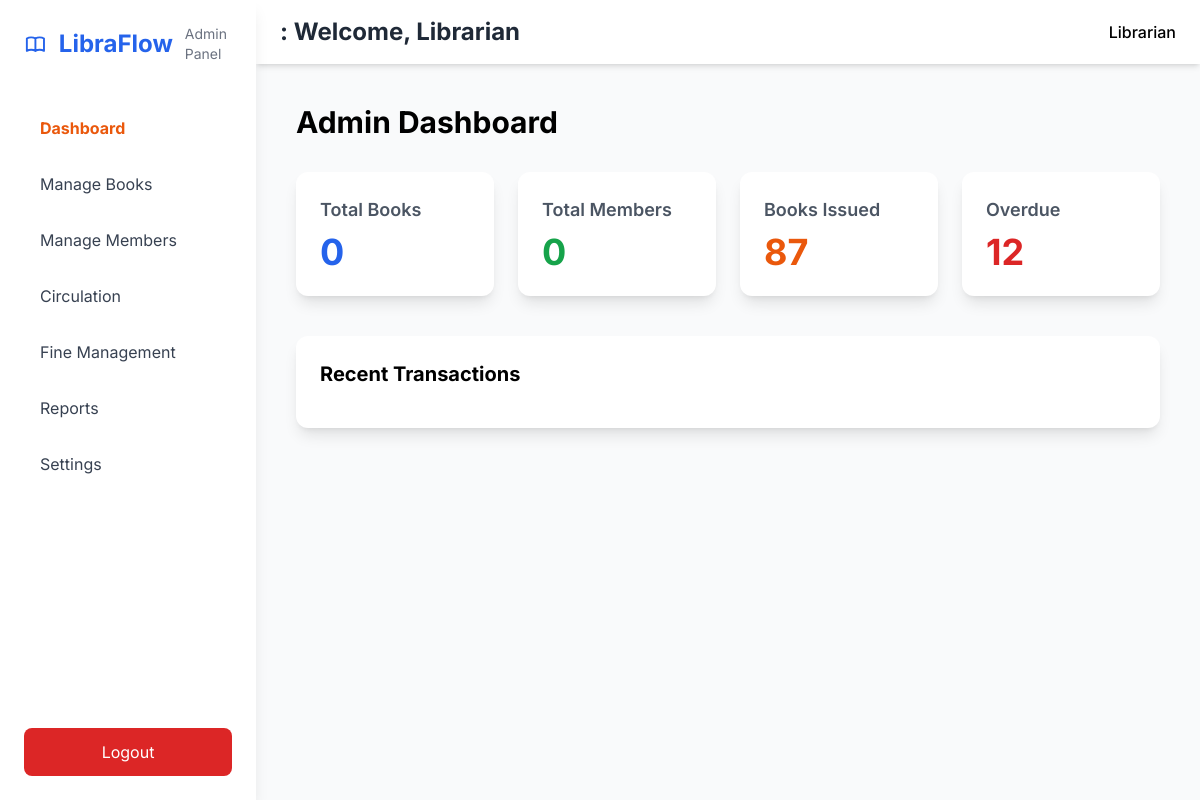
Before: /dash/ (signed in) with the older database file.
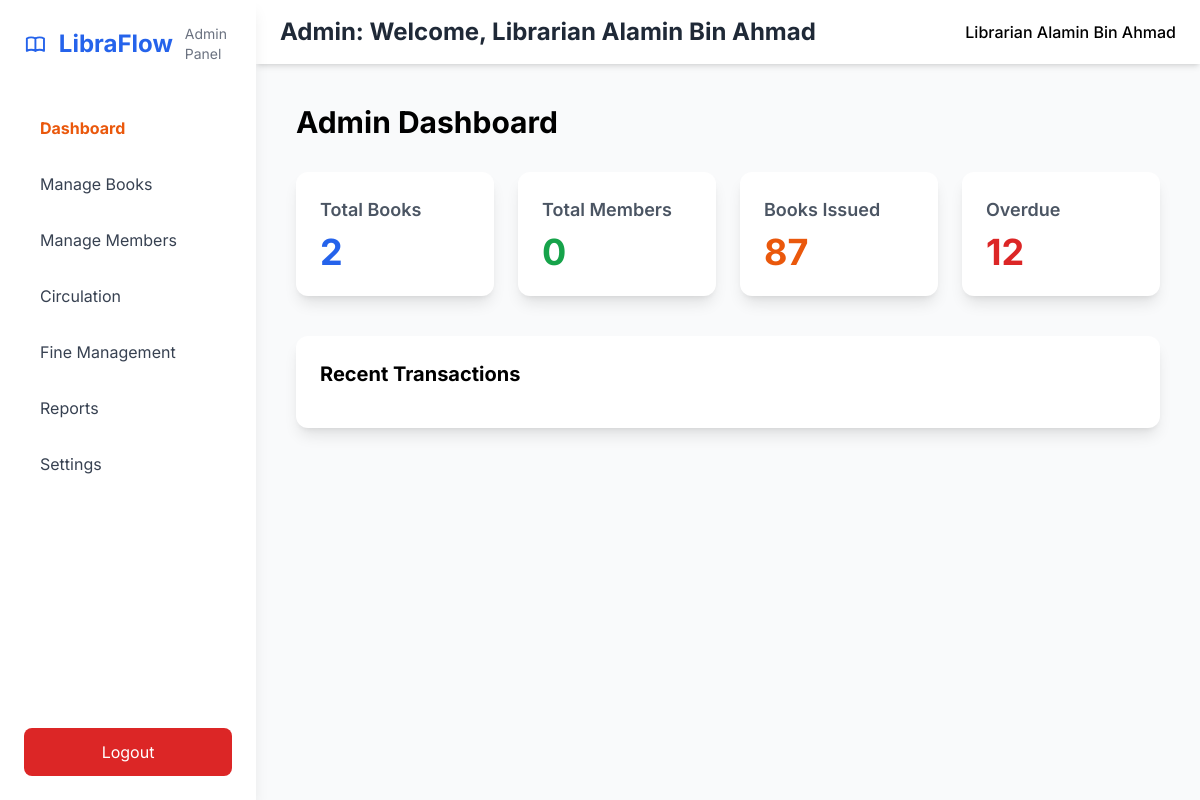
After: the same page with the newer database file.
### LYMSApp/models.py (models this page shows)
class Profile(models.Model):
    user = models.ForeignKey(AuthModel, on_delete=models.CASCADE)
    full_name = models.CharField(max_length=20)
    home_address = models.TextField()

class AuthModel(AbstractUser):
    username = None
    email = models.EmailField(unique=True)
    phone_number = models.CharField(max_length=20, blank=True)
    role = models.CharField(max_length=20)
    USERNAME_FIELD = "email"
    REQUIRED_FIELDS = []

### LYMSApp/views.py (the view)
# urls.py: path("dash/", views.admin_dash, name="dash"),
@login_required(login_url='/login/')
def admin_dash(request):
    current_user = models.Profile.objects.filter(user=request.user).first()
    total_books = models.Books.objects.all().count()
    total_books_formatted = f"{total_books:,}"
    total_members = models.AuthModel.objects.filter(role="member").count()
    total_members_formatted = f"{total_members:,}"
    context = {
        "current_user": current_user,
        "total_books": total_books_formatted,
        "total_members": total_members_formatted
    }
    return render(request, "Theadmin/dash.html", context)

### templates/Theadmin/dash.html (shortened to what this page needs)
{% extends "Theadmin/base.html" %}
{% block content %}
<h3 class="text-3xl font-bold mb-8">Admin Dashboard</h3>
<div class="grid grid-cols-1 md:grid-cols-4 gap-6 mb-10">
    <div class="bg-white p-6 rounded-xl shadow-lg"><h4 class="text-lg font-semibold text-gray-600">Total Books</h4><p class="text-4xl font-bold text-blue-600 mt-2">{{total_books}}</p></div>
    <div class="bg-white p-6 rounded-xl shadow-lg"><h4 class="text-lg font-semibold text-gray-600">Total Members</h4><p class="text-4xl font-bold text-green-600 mt-2">{{total_members}}</p></div>
    <div class="bg-white p-6 rounded-xl shadow-lg"><h4 class="text-lg font-semibold text-gray-600">Books Issued</h4><p class="text-4xl font-bold text-orange-600 mt-2">87</p></div>
    <div class="bg-white p-6 rounded-xl shadow-lg"><h4 class="text-lg font-semibold text-gray-600">Overdue</h4><p class="text-4xl font-bold text-red-600 mt-2">12</p></div>
</div>
<div class="bg-white rounded-xl shadow-lg p-6"><h4 class="text-xl font-bold mb-4">Recent Transactions</h4>
</div>
{% endblock content %}

### templates/Theadmin/base.html (shortened to what this page needs)
{% load static %}
<!DOCTYPE html>
<html lang="en">
<head>
  <script src="https://cdn.tailwindcss.com"></script>
  <link rel="stylesheet" href="{% static 'css/toast.css' %}">
</head>
<body class="bg-gray-50">
  <div class="min-h-screen flex">
    <aside id="sidebar" class="fixed inset-y-0 left-0 z-40 w-64 bg-white shadow-lg transform -translate-x-full md:translate-x-0 transition-transform duration-300">
      <div class="p-6">
        <div class="flex items-center space-x-3 mb-10">
          <h1 class="text-2xl font-bold text-blue-600">LibraFlow</h1>
          <span class="text-sm text-gray-500 block">Admin Panel</span>
        </div>
        <nav class="space-y-2">
          <a href="/dash/" class="block px-4 py-3 rounded-lg hover:bg-blue-50 text-gray-700 {% if request.path == '/dash/' %}font-bold text-orange-600{% endif %}">Dashboard</a>
          <a href="/manage-books/" class="block px-4 py-3 rounded-lg hover:bg-blue-50 text-gray-700 {% if request.path == '/manage-books/' %}font-bold text-orange-600{% endif %}">Manage Books</a>
          <a href="/manage-members/" class="block px-4 py-3 rounded-lg hover:bg-blue-50 text-gray-700 {% if request.path == '/manage-members/' %}font-bold text-orange-600{% endif %}">Manage Members</a>
          <a href="/circulation/" class="block px-4 py-3 rounded-lg hover:bg-blue-50 text-gray-700 {% if request.path == '/circulation/' %}font-bold text-orange-600{% endif %}">Circulation</a>
          <a href="/fines/" class="block px-4 py-3 rounded-lg hover:bg-blue-50 text-gray-700 {% if request.path == '/fines/' %}font-bold text-orange-600{% endif %}">Fine Management</a>
          <a href="/reports/" class="block px-4 py-3 rounded-lg hover:bg-blue-50 text-gray-700 {% if request.path == '/reports/' %}font-bold text-orange-600{% endif %}">Reports</a>
          <a href="/settings/" class="block px-4 py-3 rounded-lg hover:bg-blue-50 text-gray-700 {% if request.path == '/settings/' %}font-bold text-orange-600{% endif %}">Settings</a>
        </nav>
      </div>
      <div class="absolute bottom-0 w-full p-6">
        <a href="/logout/" class="block px-4 py-3 bg-red-600 text-white rounded-lg text-center hover:bg-red-700 transition">Logout</a>
      </div>
    </aside>
    <div class="flex-1 md:ml-64">
      <header class="bg-white shadow-md px-6 py-4 flex justify-between items-center">
        <h2 class="text-2xl font-bold text-gray-800">{{current_user.user.role|capfirst}}: Welcome, Librarian {{current_user.full_name}}</h2>
        <div class="flex items-center space-x-4">
          <span class="hidden md:block font-medium">Librarian {{current_user.full_name}}</span>
        </div>
      </header>
      <main class="p-6 md:p-10">
        {% block content %}{% endblock content %}
      </main>
    </div>
  </div>
</body>
</html>

### templates/Theadmin/base.html (style rules this page uses)
body { font-family: 'Inter', sans-serif; }

Changed rows visible on the page:
added Profile: user.role "Admin", full_name "Alamin Bin Ahmad"
Other visible differences:
{{ total_books }}: "0" → "2"
